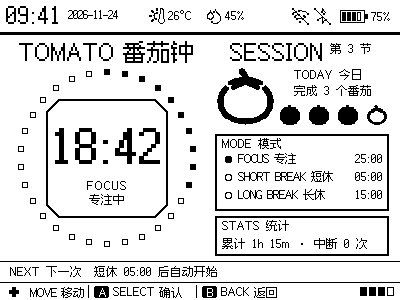

Python code for this plot:
#!/usr/bin/env python3
"""离线预览 POMODORO 番茄钟工作页在 400x300 反射屏上的样子。

1bit 电子纸，无灰度、无抗锯齿。文字用 Fusion Pixel 取模字库
（pixel_font.py），图标经 lucide_raster.py 1 倍硬边栅格化。番茄直接用
用户指定的一对填充式 SVG（icons/tomato/，空心与实心各一），
1 倍硬边栅格化，进度圆环用像素点阵绘制。

只复刻中间 UI，状态栏与底栏沿用主菜单同款样式。
⚠ 这是版式预览，不是固件实现。确认后才会写进 LVGL。
运行：python3 RLCD_CLOCK/tests/pomodoro_preview.py
"""

from PIL import Image, ImageDraw
import math
import xml.etree.ElementTree as ET
from pathlib import Path

import pixel_font as pf
import lucide_raster as lr

W, H = 400, 300
INK, PAPER = 0, 255   # 1bit：0 黑，255 白

img = Image.new("1", (W, H), PAPER)
d = ImageDraw.Draw(img)


def px(x, y, c=INK):
    if 0 <= x < W and 0 <= y < H:
        d.point((x, y), fill=c)


def tw(s, scale=1, extra=0):
    return pf.text_w(s, scale, extra)


def pt(x, top, s, scale=1, extra=0, c=INK, bold=False, thick_y=None):
    """按顶部对齐画取模文本，返回末端 x。bold=粗体（参考图风格）。"""
    if bold:
        return pf._draw_bold(img, pf.main.GLYPHS, pf.FONT_ASCENT, x,
                             top + pf.FONT_ASCENT * scale, s, scale,
                             extra, c, thick_y=thick_y)
    return pf.draw(img, x, top + pf.FONT_ASCENT * scale, s, scale, extra, c)


def pt_center(cx, top, s, scale=1, extra=0, c=INK, bold=False, thick_y=None):
    pt(cx - tw(s, scale, extra) // 2, top, s, scale, extra, c, bold, thick_y)


def pts(x, top, s, extra=0, c=INK):
    return pf.small_draw(img, x, top + pf.SMALL_ASCENT, s, 1, extra, c)


def pts_bold(x, top, s, extra=0, c=INK):
    return pf.small_bold_draw(img, x, top + pf.SMALL_ASCENT, s, 1, extra, c)


def rect(x0, y0, x1, y1, c=INK):
    d.rectangle((x0, y0, x1, y1), fill=c)


def frame(x0, y0, x1, y1, c=INK, width=1):
    d.rectangle((x0, y0, x1, y1), outline=c, width=width)


def hline(x0, x1, y, c=INK, width=1):
    d.line((x0, y, x1, y), fill=c, width=width)


def vline(x, y0, y1, c=INK):
    d.line((x, y0, x, y1), fill=c)


def chamfer_frame(x0, y0, x1, y1, cut=12, c=INK, width=2):
    """切角矩形（八边形）边框。"""
    p = [(x0 + cut, y0), (x1 - cut, y0), (x1, y0 + cut), (x1, y1 - cut),
         (x1 - cut, y1), (x0 + cut, y1), (x0, y1 - cut), (x0, y0 + cut)]
    d.line(p + [p[0]], fill=c, width=width, joint="curve")


# ---------------- 番茄图标（严格按用户指定的一对 SVG 原样渲染，1 倍硬边） ----------------
TOMATO_DIR = Path(__file__).resolve().parent / "icons" / "tomato"
_TOMATO_CACHE = {}


def _tomato(name, size):
    """直接栅格化 SVG，不加粗、不细化、不加网点，完全按图标原始形状。"""
    key = (name, size)
    if key not in _TOMATO_CACHE:
        _TOMATO_CACHE[key] = lr.render_filled_svg(TOMATO_DIR / (name + ".svg"), size)
    return _TOMATO_CACHE[key]


def draw_tomato(cx, cy, size, filled=False):
    """按中心点贴番茄图标。size 为边长，左上角 = 中心 - size/2。"""
    src = _tomato("tomato_solid" if filled else "tomato_outline", size)
    img.paste(src, (cx - size // 2, cy - size // 2))


def draw_small_tomato(cx, cy, r=8, filled=True):
    draw_tomato(cx, cy, r * 2, filled=filled)


# ---------------- 顶部状态栏（与主菜单完全一致） ----------------
# 日期时间同一行（左侧 0..118），其余 5 个图标显式定位：
# 温度 170 / 湿度 225，WiFi 300 / 蓝牙 322（挨着并贴近电池，电框左边缘 340），电量 365。
# 图标线条统一 1px，与电池框粗度一致。底部 3px 粗横线区隔。
STATUS_H = 32
ICON_CX = [170, 225, 300, 322, 365]   # 温度/湿度/WiFi/蓝牙/电量
icon_cx = lambda i: ICON_CX[i]
ICON_KW = dict(ss=1, width_px=1)      # 1 倍硬边，线宽 1px

# 日期时间同一行：09:41 大字(scale=2) + 2026-11-24 小字(负字距)
pt(6, 6, "09:41", scale=2)
pt(68, 10, "2026-11-24", extra=-1)

# 「18px 图标 + 文字」组，按整组墨宽居中到槽中心（与固件一致）
def icon_text_group(icon_name, text, cx):
    group_w = 18 + 2 + tw(text)
    sx = cx - group_w // 2
    img.paste(lr.icon(icon_name, 18, **ICON_KW), (sx, 7))
    pt(sx + 20, 11, text)


icon_text_group("thermometer-sun", "26°C", icon_cx(0))
icon_text_group("droplets", "45%", icon_cx(1))
cx = icon_cx(2)
img.paste(lr.icon("wifi-off", 18, **ICON_KW), (cx - 9, 7))
cx = icon_cx(3)
img.paste(lr.icon("bluetooth-off", 18, **ICON_KW), (cx - 9, 7))

# 电池电量：整组（框28+间隔3+文字）按组宽居中
cx = icon_cx(4)
group_w = 28 + 3 + tw("75%")
bx = cx - group_w // 2
frame(bx, 10, bx + 24, 22)
rect(bx + 25, 14, bx + 27, 18)
for k in range(4):
    qx = bx + 2 + k * 5
    if k < 3:
        rect(qx, 12, qx + 3, 20)
    else:
        frame(qx, 12, qx + 3, 20)
pt(bx + 31, 12, "75%")
rect(0, STATUS_H, W - 1, STATUS_H + 2)   # 3px 粗横线，与下方区域区隔

# ---------------- 中间 UI（坐标/字号按参考截图实测对齐） ----------------
# 参考图状态栏粗线在 y22..23，当前主菜单状态栏粗线在 y34..36，
# 所以中间 UI 整体下移 12px，保持与参考图一致的相对间距。
DY = 12
# 参考 bbox：标题 y30..44 / 大番茄 x219..278 y54..113 /
# 圆环 x13..190 / 切角框 x47..166 y87..205 / NEXT y253..264
TITLE_TOP = 30 + DY
# 左侧标题整组放大一档(scale=2)，整体居中对齐下方圆环中心 RCX=107
_TGAP = 8
_TW = tw("TOMATO", 2) + _TGAP + tw("番茄钟", 2)
_TITLE_CX = 107
tx = _TITLE_CX - _TW // 2
pt(tx, TITLE_TOP + 1, "TOMATO", scale=2)
pt(tx + tw("TOMATO", 2) + _TGAP, TITLE_TOP + 1, "番茄钟", scale=2)
# 右侧标题整组居中对齐下方 MODE/STATS 方形框中心 x=301.5，两者留 6px 间距
_RGAP = 6
_RW = tw("SESSION", 2) + _RGAP + tw("第 3 节")
_rx = 301 - _RW // 2
pt(_rx, TITLE_TOP + 1, "SESSION", scale=2)
pt(_rx + tw("SESSION", 2) + _RGAP, TITLE_TOP + 2, "第 3 节")

# --- 左侧圆环进度 ---
RCX, RCY, RR = 107, 158, 86   # 圆环中心对齐切角框中心(106.5,158)，两者同心
N = 30            # 方块数
done = 10         # 实心方块数（进度约 1/3）
for i in range(N):
    a = -math.pi / 2 + 2 * math.pi * i / N
    sx = RCX + RR * math.cos(a)
    sy = RCY + RR * math.sin(a)
    s = 6
    x0, y0 = int(round(sx)) - s // 2, int(round(sy)) - s // 2
    if i < done:
        rect(x0, y0, x0 + s - 1, y0 + s - 1, INK)
    else:
        frame(x0, y0, x0 + s - 1, y0 + s - 1)

# 中央切角框（参考 x47..166 y87..205）
chamfer_frame(47, 87 + DY, 166, 205 + DY, cut=12, width=2)
# 大字倒计时（参考 x58..159 y118..161，粗体 scale=4）
pt_center(RCX, 116 + DY, "18:42", scale=4, bold=True, thick_y=0)
# FOCUS / 专注中（参考 y171..180 / y185..196）
pt_center(RCX, 169 + DY, "FOCUS", extra=1)
pt_center(RCX, 183 + DY, "专注中")

# --- 右上：番茄 + TODAY ---
# 番茄组总宽不得超过下方方形框 x215..388（宽174）。
# 大番茄 59px 贴框左(216..274)，4 个小番茄(直径20、间距29)排到 386 收尾。
draw_tomato(245, 84 + DY, 59, filled=False)
pt(294, 58 + DY, "TODAY")
pt(294 + tw("TODAY") + 6, 58 + DY, "今日")
pt(294, 74 + DY, "完成 3 个番茄")
for i in range(4):
    draw_small_tomato(290 + i * 29, 103 + DY, r=10, filled=(i < 3))

# --- MODE 模式框（参考 x216..388 y122..198） ---
MX0, MY0, MX1, MY1 = 215, 122 + DY, 388, 198 + DY
frame(MX0, MY0, MX1, MY1, width=2)
pt(MX0 + 7, MY0 + 5, "MODE")
pt(MX0 + 7 + tw("MODE") + 6, MY0 + 5, "模式")
# 三行：圆点 + 名称 + 时间（右对齐），选中行浅灰底
rows = [
    ("FOCUS 专注", "25:00", True),
    ("SHORT BREAK 短休", "05:00", False),
    ("LONG BREAK 长休", "15:00", False),
]
ry0 = MY0 + 20
for i, (label, t, sel) in enumerate(rows):
    y = ry0 + i * 18
    # 圆点（参考实心圆点约 7px）
    dotcx, dotcy = MX0 + 13, y + 5
    for yy in range(-4, 5):
        for xx in range(-4, 5):
            if xx * xx + yy * yy <= 14:
                if sel or xx * xx + yy * yy > 6:
                    px(dotcx + xx, dotcy + yy)
    pt(MX0 + 23, y, label, extra=-1)
    pt(MX1 - 5 - tw(t, 1, 0), y, t)

# --- STATS 统计框（参考 x216..388 y204..243） ---
SX0, SY0, SX1, SY1 = 215, 204 + DY, 388, 243 + DY
frame(SX0, SY0, SX1, SY1, width=2)
pt(SX0 + 7, SY0 + 5, "STATS")
pt(SX0 + 7 + tw("STATS") + 6, SY0 + 5, "统计")
pt(SX0 + 7, SY0 + 23, "累计 1h 15m · 中断 0 次")

# --- NEXT 行（参考 y253..264） ---
hline(0, W - 1, 249 + DY)
# 整行在上下横线(y261 / y282)之间垂直居中：下移3px使上下边距相等
pt(10, 255 + DY, "NEXT")
# NEXT 与"下一次"间距 = 一个空格宽，与"短休"到"05:00"的间距一致
pt(10 + tw("NEXT") + tw(" "), 255 + DY, "下一次  短休 05:00 后自动开始")

# ---------------- 底部按键提示栏（与主菜单完全一致） ----------------
BAR_Y = 282
hline(0, W - 1, BAR_Y)
img.paste(lr.icon("dpad", 12, ss=1, width_px=1), (8, BAR_Y + 4))
pt(30, BAR_Y + 6, "MOVE", extra=-1)
pt(30 + tw("MOVE", extra=-1) + 4, BAR_Y + 6, "移动")
vline(88, BAR_Y + 3, H - 3)

d.rounded_rectangle((94, BAR_Y + 4, 108, BAR_Y + 15), radius=2, fill=INK)
pt(99, BAR_Y + 6, "A", c=PAPER)
pt(113, BAR_Y + 5, "SELECT")
pt(113 + tw("SELECT") + 4, BAR_Y + 6, "确认")
vline(196, BAR_Y + 3, H - 3)

d.rounded_rectangle((202, BAR_Y + 4, 216, BAR_Y + 15), radius=2, fill=INK)
pt(207, BAR_Y + 6, "B", c=PAPER)
pt(221, BAR_Y + 5, "BACK")
pt(221 + tw("BACK") + 4, BAR_Y + 6, "返回")

for k in range(4):
    bx = W - 40 + k * 9
    if k < 3:
        rect(bx, BAR_Y + 5, bx + 6, BAR_Y + 13)
    else:
        frame(bx, BAR_Y + 5, bx + 6, BAR_Y + 13)

img.save("pomodoro_preview.png")
print("saved pomodoro_preview.png")
